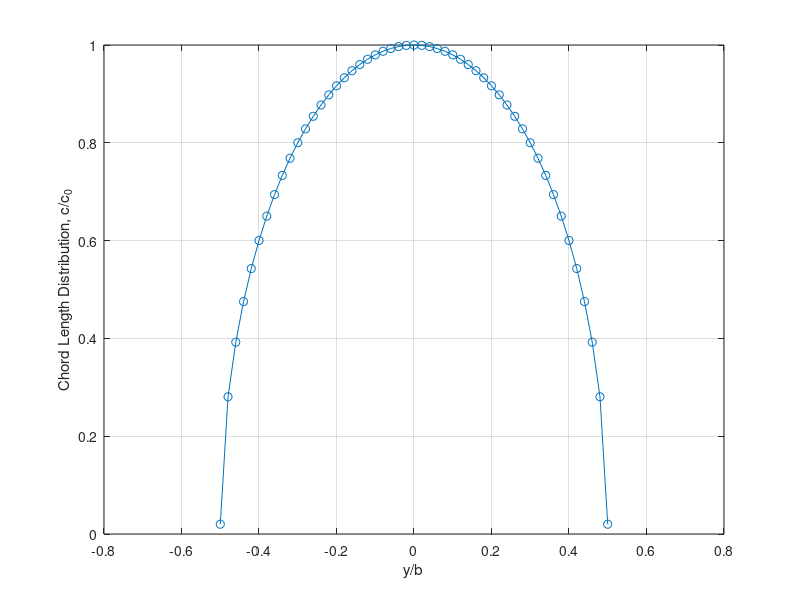
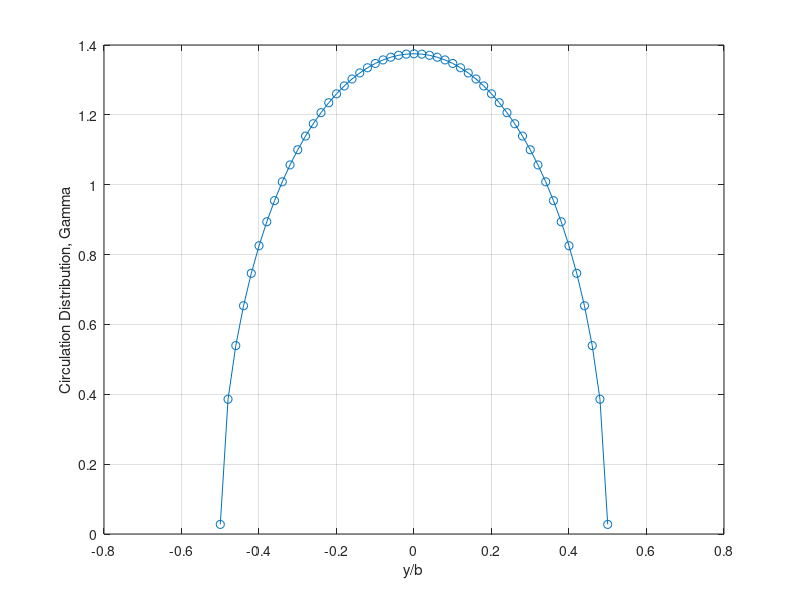
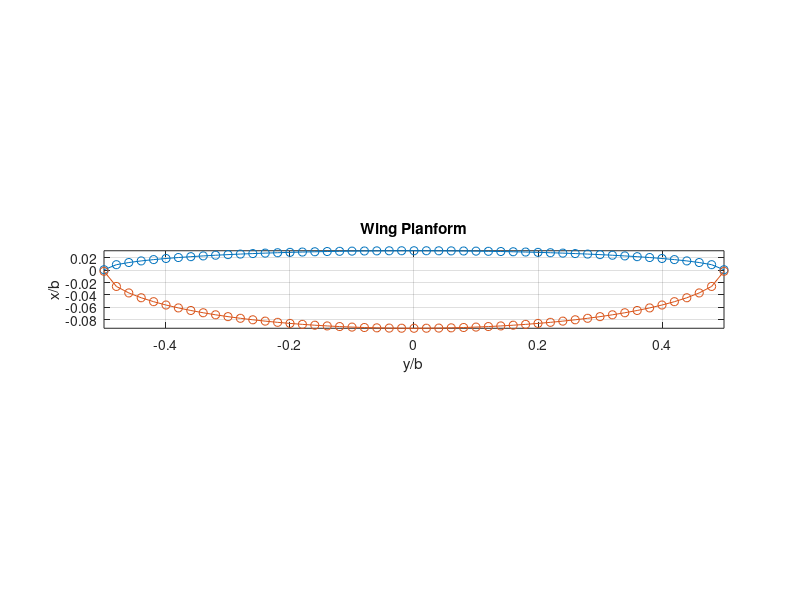

These figures' MATLAB source, in order:

clear all;
close all;

% define the cuts and their positions in the y-coordinate y/b
% (span coordinate)
e1=0.0001;
y_left=-(0.5-e1);   % left wing tip
y_right=(0.5-e1);   % right wing tip
N_segment=50;       % number of cuts
dy=(y_right-y_left)/N_segment;
ydb=[y_left:dy:y_right];  % span locations of the cuts

% define the wing planform or chord distribution 
b=8;    % span
c0=1;   % wing root chord
V_inf=10; % freestream velocity

% elliptic planform
c=c0*(1-(2*ydb).^2).^0.5;

% bird planform
 %for i=1:length(ydb)
 %   c(i)=c0*Bird_Planform(ydb(i));
 %end

% calculate the wing area and aspect ration (AR)
S=c0*b*trapz(ydb,c);
AR=b^2/S;%--------------------------------------------------------------------AR

for i=1:length(ydb)
    x_LE(i)=c(i)/4/b;
    x_TE(i)=-c(i)*(3/4)/b;
end

% ansformation from y/b to the angular variable thetaT
theta=acos(-2*ydb);

% calculate the right-hand vector B based the AoAs
alpha_inf=3;                            % frestream AoA in degree-------------AoA
N=length(ydb);                          % number of cuts
alpha=(alpha_inf*pi/180)*ones(N,1);     % define the local geometrical AoA
alpha_in=(0*pi/180)*ones(N,1);          % define the zero-lift AoA
B=alpha-alpha_in;

% calculate the elements of the matrix C
for m=1:N
    for n=1:N
        C(m,n)=2*b*sin(n*theta(m))/(pi*c(m))+n*sin(n*theta(m))/sin(theta(m));
    end
end

% solve the system A*C=B for the coefficients in the Fourier series
r=1e-15;
if(rcond(C)>r)
   A=inv(C)*B;
   else
   [U,S,V]=svd(C);
   sv=diag(S);
   for i=1:length(sv)
      if sv(i)>max(max(sv))*r
         rsv(i)=1/sv(i);
      else rsv(i)=0;
      end
   end
   S1=diag(rsv);
   A=V*S1*(U'*B);
end

% calculate the vortex strength distribution, gamma
for m=1:N
    gamma_add=0;
    n=1;
    while n<=N
        gamma_add=gamma_add+A(n)*sin(n*theta(m));
        n=n+1;
    end
    gamma(m)=gamma_add;
end

gamma=2*b*V_inf*gamma;

% calculate the lift coefficient
CL=pi*A(1)*AR;

% calculate the span efficiency
delta_add=0;
for i=2:N
    delta_add=delta_add+i*(A(i)/A(1))^2;
end

delta=delta_add;
e=1/(1+delta); % span efficiency

% calculate the induced drag
CDi=CL^2/(pi*AR*e);

% output data
data_out=[alpha_inf; AR; CL; CDi; e];
data_out

%PLOTS
% plot the chord distribution
figure(1);
plot(ydb,c/c0,'-o');
grid;
xlabel('y/b');
ylabel('Chord Length Distribution, c/c_0');

% plot the vortex strength distribution
figure(2);
plot(ydb,gamma,'-o');
grid;
xlabel('y/b');
ylabel('Circulation Distribution, Gamma');

figure(3);
plot(ydb,x_LE,'-o',ydb,x_TE,'-o');
grid;
xlabel('y/b');
ylabel('x/b');
axis image;
title('Wing Planform');




